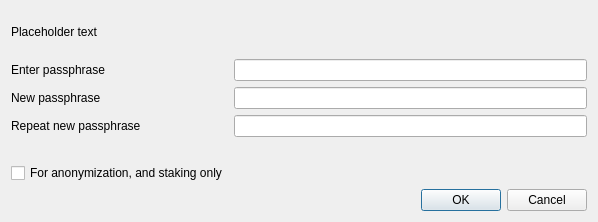
<?xml version="1.0" encoding="UTF-8"?>
<ui version="4.0">
 <class>AskPassphraseDialog</class>
 <widget class="QDialog" name="AskPassphraseDialog">
  <property name="geometry">
   <rect>
    <x>0</x>
    <y>0</y>
    <width>598</width>
    <height>222</height>
   </rect>
  </property>
  <property name="sizePolicy">
   <sizepolicy hsizetype="Preferred" vsizetype="Minimum">
    <horstretch>0</horstretch>
    <verstretch>0</verstretch>
   </sizepolicy>
  </property>
  <property name="minimumSize">
   <size>
    <width>550</width>
    <height>0</height>
   </size>
  </property>
  <property name="windowTitle">
   <string>Passphrase Dialog</string>
  </property>
  <layout class="QVBoxLayout" name="verticalLayout">
   <property name="sizeConstraint">
    <enum>QLayout::SetMinimumSize</enum>
   </property>
   <item>
    <widget class="QLabel" name="warningLabel">
     <property name="text">
      <string notr="true">Placeholder text</string>
     </property>
     <property name="textFormat">
      <enum>Qt::RichText</enum>
     </property>
     <property name="wordWrap">
      <bool>true</bool>
     </property>
    </widget>
   </item>
   <item>
    <layout class="QFormLayout" name="formLayout">
     <property name="sizeConstraint">
      <enum>QLayout::SetMinimumSize</enum>
     </property>
     <property name="fieldGrowthPolicy">
      <enum>QFormLayout::AllNonFixedFieldsGrow</enum>
     </property>
     <item row="0" column="0">
      <widget class="QLabel" name="passLabel1">
       <property name="text">
        <string>Enter passphrase</string>
       </property>
      </widget>
     </item>
     <item row="0" column="1">
      <widget class="QLineEdit" name="passEdit1">
       <property name="echoMode">
        <enum>QLineEdit::Password</enum>
       </property>
      </widget>
     </item>
     <item row="1" column="0">
      <widget class="QLabel" name="passLabel2">
       <property name="text">
        <string>New passphrase</string>
       </property>
      </widget>
     </item>
     <item row="1" column="1">
      <widget class="QLineEdit" name="passEdit2">
       <property name="echoMode">
        <enum>QLineEdit::Password</enum>
       </property>
      </widget>
     </item>
     <item row="2" column="0">
      <widget class="QLabel" name="passLabel3">
       <property name="text">
        <string>Repeat new passphrase</string>
       </property>
      </widget>
     </item>
     <item row="2" column="1">
      <widget class="QLineEdit" name="passEdit3">
       <property name="echoMode">
        <enum>QLineEdit::Password</enum>
       </property>
      </widget>
     </item>
     <item row="3" column="1">
      <widget class="QLabel" name="capsLabel">
       <property name="font">
        <font>
         <weight>75</weight>
         <bold>true</bold>
        </font>
       </property>
       <property name="text">
        <string/>
       </property>
       <property name="alignment">
        <set>Qt::AlignCenter</set>
       </property>
      </widget>
     </item>
     <item row="4" column="0">
      <widget class="QCheckBox" name="anonymizationCheckBox">
       <property name="enabled">
        <bool>true</bool>
       </property>
       <property name="toolTip">
        <string>Serves to disable the trivial sendmoney when OS account compromised. Provides no real security.</string>
       </property>
       <property name="text">
        <string>For anonymization, and staking only</string>
       </property>
       <property name="visible">
        <bool>false</bool>
       </property>
      </widget>
     </item>
    </layout>
   </item>
   <item>
    <widget class="QDialogButtonBox" name="buttonBox">
     <property name="orientation">
      <enum>Qt::Horizontal</enum>
     </property>
     <property name="standardButtons">
      <set>QDialogButtonBox::Cancel|QDialogButtonBox::Ok</set>
     </property>
    </widget>
   </item>
  </layout>
 </widget>
 <resources/>
 <connections>
  <connection>
   <sender>buttonBox</sender>
   <signal>accepted()</signal>
   <receiver>AskPassphraseDialog</receiver>
   <slot>accept()</slot>
   <hints>
    <hint type="sourcelabel">
     <x>20</x>
     <y>20</y>
    </hint>
    <hint type="destinationlabel">
     <x>20</x>
     <y>20</y>
    </hint>
   </hints>
  </connection>
  <connection>
   <sender>buttonBox</sender>
   <signal>rejected()</signal>
   <receiver>AskPassphraseDialog</receiver>
   <slot>reject()</slot>
   <hints>
    <hint type="sourcelabel">
     <x>20</x>
     <y>20</y>
    </hint>
    <hint type="destinationlabel">
     <x>20</x>
     <y>20</y>
    </hint>
   </hints>
  </connection>
 </connections>
</ui>
